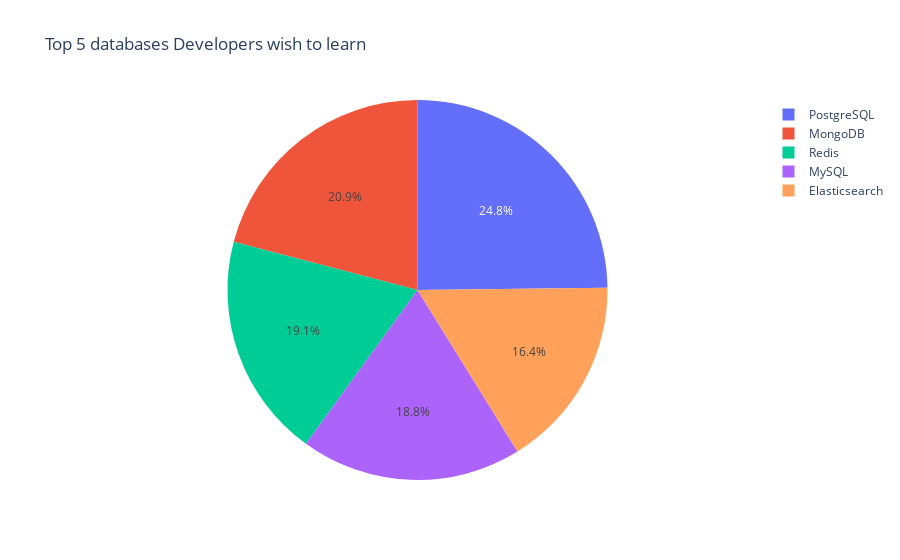

Source (notebook cell):
### Code cell
values = df['Num_of_Respondent']
names = df['DatabaseDesireNextYear']
fig = px.pie(df,values=values, names=names, title='Top 5 databases Developers wish to learn')
fig.show()

### Figure 1 — Plotly figure (JSON) as saved in the notebook; plotly's stock layout.template omitted (floating-point values rounded to 4 significant figures)
{"data": [{"domain": {"x": [0, 1], "y": [0, 1]}, "hovertemplate": "DatabaseDesireNextYear=%{label}<br>Num_of_Respondent=%{value}<extra></extra>", "labels": ["PostgreSQL", "MongoDB", "Redis", "MySQL", "Elasticsearch"], "legendgroup": "", "name": "", "showlegend": true, "type": "pie", "values": [4328, 3649, 3331, 3281, 2856]}], "layout": {"autosize": true, "legend": {"tracegroupgap": 0}, "title": {"text": "Top 5 databases Developers wish to learn"}}}
